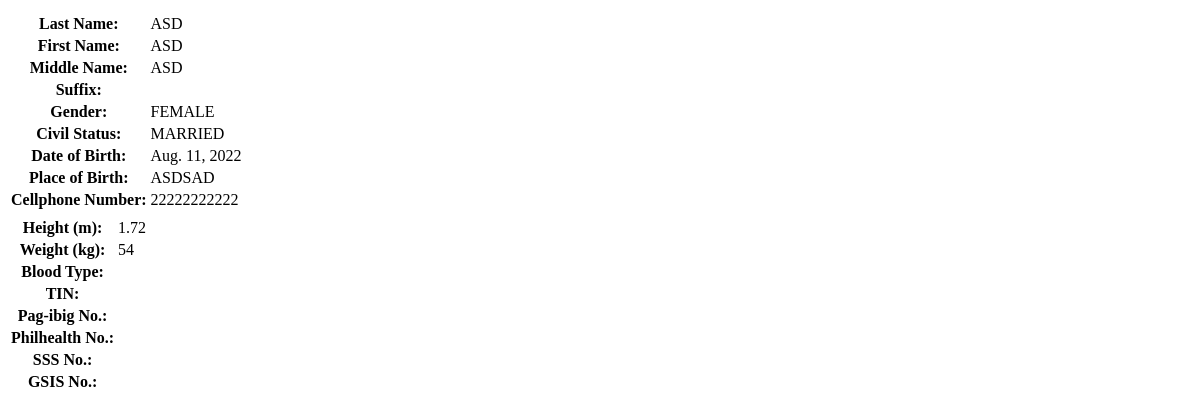
/personal-info-data/ (signed in), run on an earlier commit of the app's database.
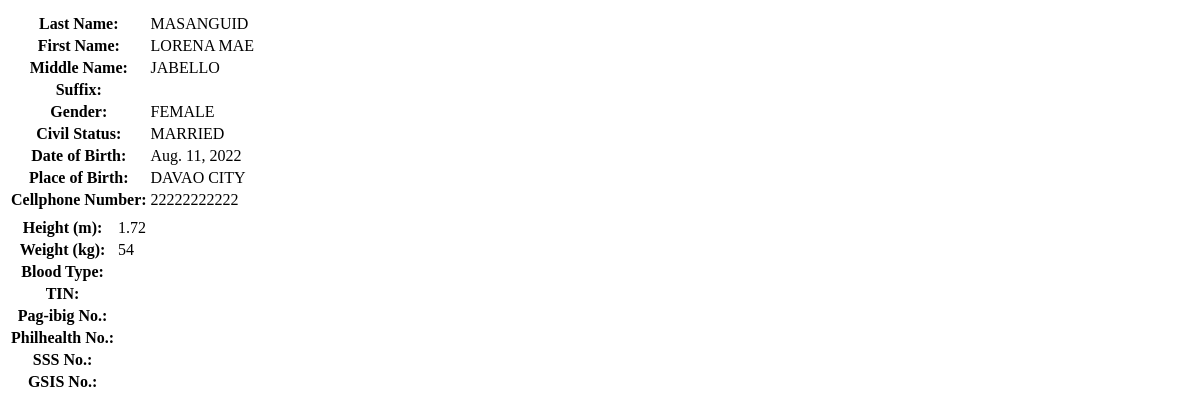
And on a later commit of the database.
### rma/models.py (models this page shows, shortened)
class PersonalInfo(models.Model):
    user = models.OneToOneField(User, on_delete=models.CASCADE)
    last_name = Uppercase('Last name',max_length=200)
    first_name = Uppercase('First name',max_length=200)
    middle_name = Uppercase('Middle name',max_length=200, blank=True)
    suffix = Uppercase('Suffix',max_length=3, null=False, blank=True, choices=SUFFIX)
    gender =  Uppercase('Gender',max_length=6, choices=GENDER)
    civil_status = models.CharField('Civil status',max_length=9, choices=CIVIL_STATUS)
    date_of_birth = models.DateField()
    place_of_birth = Uppercase('Place of birth',max_length=200)
    cellphone_no  = models.CharField('Cellphone Number', max_length=11)
    height = models.DecimalField('Height (m)', max_digits=3, decimal_places=2)
    weight = models.CharField('Weight (kg)', max_length=3)
    blood_type = Uppercase('Blood type',max_length=3, blank=True)
    tin = models.CharField('TIN', max_length=11, blank=True)
    pag_ibig = models.CharField('Pag-ibig No.', max_length=20, blank=True)
    philhealth = models.CharField('Philhealth No.', max_length=14, blank=True)
    sss = models.CharField('SSS No.', max_length=12, blank=True)
    gsis = models.CharField('GSIS/BP No.', max_length=15, blank=True)
    class Meta:
        verbose_name_plural = "Personal Information"

### rma/views.py (the view)
# urls.py: path('personal-info-data/', views.personal_info_data, name='personal-info-data'),
@login_required()
def personal_info_data(request):
    obj_pinfo = get_or_none(PersonalInfo, user_id=request.user)
    return render(request, 'loaded_data/personal_info_data.html',{'obj_pinfo':obj_pinfo})

### rma/views.py (called while the page is built)
def get_or_none(model, *args, **kwargs):
    try:
        return model.objects.get(*args, **kwargs)
    except model.DoesNotExist:
        return None

### templates/loaded_data/personal_info_data.html
<div class="col-6">
    <table class="table">
        <thead>
            <tr >
              <th scope="col" class="border border-0" width="30%"></th>
              <th scope="col" class="border border-0"></th>
            </tr>
        </thead>
        <tbody>
            <tr>
                <th scope="row" class="fw-normal">Last Name:</th>
                <td class="fw-bold">{{obj_pinfo.last_name}}</td>
            </tr>
            <tr>
                <th scope="row" class="fw-normal">First Name:</th>
                <td class="fw-bold">{{obj_pinfo.first_name}}</td>
            </tr>
            <tr>
                <th scope="row" class="fw-normal">Middle Name:</th>
                <td class="fw-bold">{{obj_pinfo.middle_name}}</td>
            </tr>
            <tr>
                <th scope="row" class="fw-normal">Suffix:</th>
                <td class="fw-bold">{{obj_pinfo.suffix}}</td>
            </tr>
            <tr>
                <th scope="row" class="fw-normal">Gender:</th>
                <td class="fw-bold">{{obj_pinfo.gender}}</td>
            </tr>
            <tr>
                <th scope="row" class="fw-normal">Civil Status:</th>
                <td class="fw-bold">{{obj_pinfo.civil_status}}</td>
            </tr>
            <tr>
                <th scope="row" class="fw-normal">Date of Birth:</th>
                <td class="fw-bold">{{obj_pinfo.date_of_birth}}</td>
            </tr>
            <tr>
                <th scope="row" class="fw-normal">Place of Birth:</th>
                <td class="fw-bold">{{obj_pinfo.place_of_birth}}</td>
            </tr>
            <tr>
                <th scope="row" class="fw-normal">Cellphone Number:</th>
                <td class="fw-bold">{{obj_pinfo.cellphone_no}}</td>
            </tr>
        </tbody>
    </table>
</div>
<div class="col-6">
    <table class="table">
        <thead>
            <tr >
              <th scope="col" class="border border-0" width="30%"></th>
              <th scope="col" class="border border-0"></th>
            </tr>
        </thead>
        <tbody>
            <tr>
                <th scope="row" class="fw-normal">Height (m):</th>
                <td class="fw-bold">{{obj_pinfo.height}}</td>
            </tr>
            <tr>
                <th scope="row" class="fw-normal">Weight (kg):</th>
                <td class="fw-bold">{{obj_pinfo.weight}}</td>
            </tr>
            <tr>
                <th scope="row" class="fw-normal">Blood Type:</th>
                <td class="fw-bold">{{obj_pinfo.blood_type}}</td>
            </tr>
            <tr>
                <th scope="row" class="fw-normal">TIN:</th>
                <td class="fw-bold">{{obj_pinfo.tin}}</td>
            </tr>
            <tr>
                <th scope="row" class="fw-normal">Pag-ibig No.:</th>
                <td class="fw-bold">{{obj_pinfo.pag_ibig}}</td>
            </tr>
            <tr>
                <th scope="row" class="fw-normal">Philhealth No.:</th>
                <td class="fw-bold">{{obj_pinfo.philhealth}}</td>
            </tr>
            <tr>
                <th scope="row" class="fw-normal">SSS No.:</th>
                <td class="fw-bold">{{obj_pinfo.sss}}</td>
            </tr>
            <tr>
                <th scope="row" class="fw-normal">GSIS No.:</th>
                <td class="fw-bold">{{obj_pinfo.gsis}}</td>
            </tr>
        </tbody>
    </table>
</div>

What changed in the data, as far as the page shows it:
changed PersonalInfo "FEMALE": last_name "ASD" → "MASANGUID"; first_name "ASD" → "LORENA MAE"; middle_name "ASD" → "JABELLO"; place_of_birth "ASDSAD" → "DAVAO CITY"
